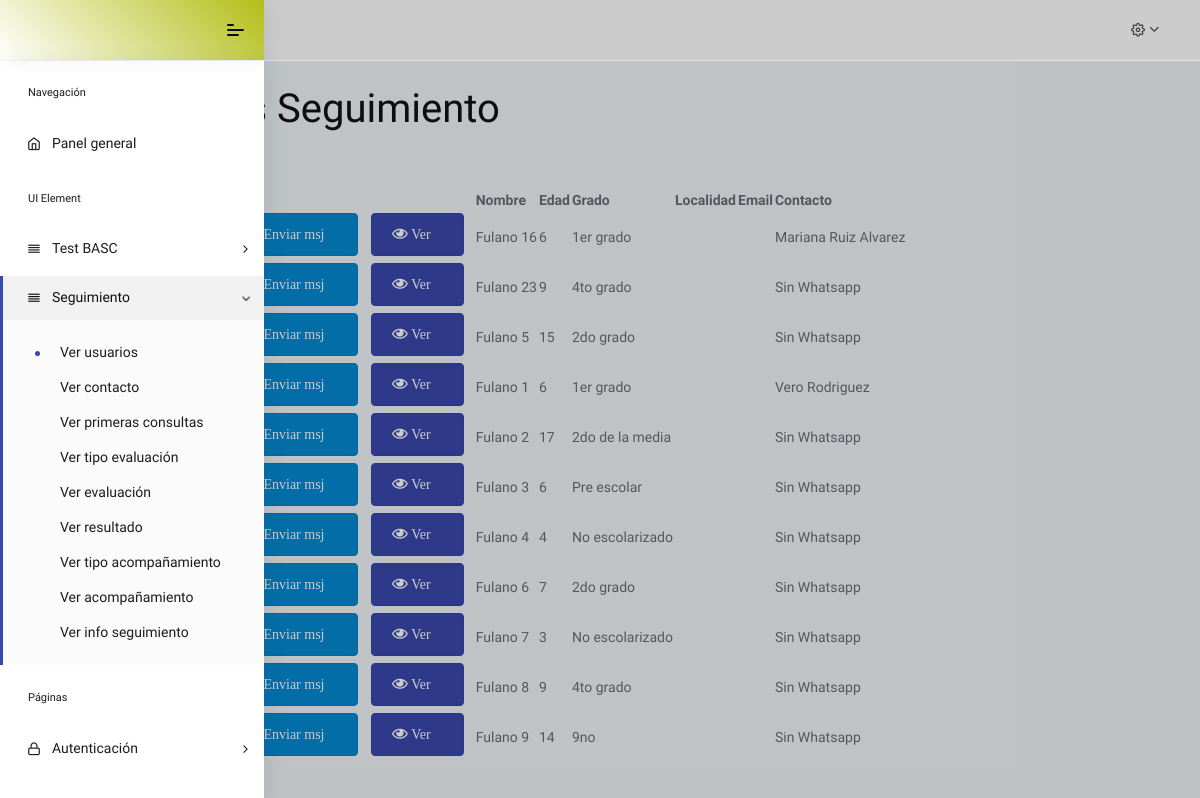
Page /all-usuario/ (signed in) on the committed database.
### models.py (models this page shows, shortened)
class ContactoSegUser(db.Model, UserMixin):
    __tablename__ = 'contacto_user'
    id = db.Column(Integer, primary_key=True)
    nombre = db.Column(String(length=50), nullable=False)
    telefono = db.Column(String(length=40))

class SegUser(db.Model, UserMixin):
    __tablename__= 'seguimiento_user'
    id = db.Column(Integer, primary_key=True)
    nombre = db.Column(String(length=50), nullable=False)
    edad = db.Column(Integer)
    grado = db.Column(String(length=40))
    localidad = db.Column(String(length=60))
    email = db.Column(String(length=150))
    carpeta = db.Column(String(length=150))
    status = db.Column(Boolean, default=True)
    id_contacto = db.Column(Integer, ForeignKey('contacto_user.id'))
    contacto = db.relationship('ContactoSegUser', backref='seguimiento_user', lazy=True)

### app.py (the view)
@app.route('/all-usuario/',  methods=["GET"])
@login_required
def all_usuario():
    users = SegUser.query.all()
    contactos = [(b.id, b.nombre, b.telefono) for b in ContactoSegUser.query.all()]
    return render_template('all_usuario.html',
                           users=users, contactos=contactos)

### app.py (called while the page is built)
@login_manager.user_loader
def load_user(user_id):
    return Usuarios.get_by_id(int(user_id))

### models.py (called while the page is built)
    @staticmethod
    def get_by_id(id):
        return Usuarios.query.get(id)

### templates/all_usuario.html (shortened to what this page needs)
{% extends 'base2.html' %}
{% block body %}
<div class="container">
    <h1 class="h1 align-items-center">Usuarios Seguimiento</h1>
    <a class="btn btn-primary" href="{{ url_for('usuario') }}" role="button">Añadir usuario</a>
    <table
          id="table"
          data-pagination="true"
          data-search="true"
          data-toggle="table"
          data-show-columns="true"
          data-locale="es-PY"
          data-show-columns-toggle-all="true"
    >
        <thead>
            <th>Acciones</th>
            <th data-sortable="true">Nombre</th>
            <th data-sortable="true">Edad</th>
            <th data-sortable="true">Grado</th>
            <th data-sortable="true">Localidad</th>
            <th data-sortable="true">Email</th>
            <th data-sortable="true">Contacto</th>
        </thead>
        <tbody>
        {% for user in users %}
        <tr>
                <td>
                {% for contact in contactos %}
                {% if contact[0] == user.id_contacto %}
                    <a href="{{ url_for('edit_usuario',u1_id=user.id) }}" class="btn btn-success btn-circle" role="button" ><i class="far fa-edit">Editar</i></a>
                    <a href="https://wa.me/{{contact[2]}}" class="btn btn-info btn-circle" role="button" ><i class="far fa-id-badge"> Enviar msj</i></a>
                    <a href="{{ url_for('seguimiento',s1_id=user.id) }}" class="btn btn-primary btn-circle" role="button" ><i class="far fa-eye"> Ver</i></a>
                </td>
                <td>{{user.nombre}}</td>
                <td>{{user.edad}}</td>
                <td>{{user.grado}}</td>
                <td>{{user.localidad}}</td>
                <td>{{user.email}}</td>
                <td>
                            {{ contact[1] }}
                {% endif %}
                {% endfor %}
                </td>
        </tr>
        {% endfor %}
        </tbody>
    </table>
</div>
{% endblock %}

### templates/base2.html (shortened to what this page needs)
<!DOCTYPE html>
<html lang="es">
<head>
	{% block head %}
	<link rel="stylesheet" href="../static/fonts/fontawesome/css/fontawesome-all.min.css">
	<link rel="stylesheet" href="../static/plugins/animation/css/animate.min.css">
	<link rel="stylesheet" href="../static/css/style.css">
  <link href="https://unpkg.com/bootstrap-table@1.19.1/dist/bootstrap-table.min.css" rel="stylesheet">
	{% endblock %}
</head>
<body class="">
   {% block navigation %}
	<nav class="pcoded-navbar menupos-fixed menu-light brand-blue ">
		<div class="navbar-wrapper ">
			<div class="navbar-brand header-logo">
				<a href="{{ url_for('inicio') }}" class="b-brand">
				</a>
				<a class="mobile-menu" id="mobile-collapse" href="#!"><span></span></a>
			</div>
			<div class="navbar-content scroll-div">
				<ul class="nav pcoded-inner-navbar">
					<li class="nav-item pcoded-menu-caption">
						<label>Navegación</label>
					</li>
					<li class="nav-item">
						<a href="{{ url_for('inicio') }}" class="nav-link"><span class="pcoded-micon"><i class="feather icon-home"></i></span><span class="pcoded-mtext">Panel general</span></a>
					</li>
					<li class="nav-item pcoded-menu-caption">
						<label>UI Element</label>
					</li>
					<li class="nav-item pcoded-hasmenu">
						<a href="#!" class="nav-link"><span class="pcoded-micon"><i class="feather icon-align-justify"></i></span><span class="pcoded-mtext">Test BASC</span></a>
					</li>
					{% if current_user.is_admin %}
						<li class="nav-item pcoded-hasmenu">
							<a href="#!" class="nav-link"><span class="pcoded-micon"><i class="feather icon-align-justify"></i></span><span class="pcoded-mtext">Seguimiento</span></a>
							<ul class="pcoded-submenu">
								<li class=""><a href="{{ url_for('all_usuario') }}" class="">Ver usuarios</a></li>
								<li class=""><a href="{{ url_for('all_contacto') }}" class="">Ver contacto</a></li>
								<li class=""><a href="{{ url_for('all_consulta') }}" class="">Ver primeras consultas</a></li>
								<li class=""><a href="{{ url_for('all_tipo') }}" class="">Ver tipo evaluación</a></li>
								<li class=""><a href="{{ url_for('all_evaluacion') }}" class="">Ver evaluación</a></li>
								<li class=""><a href="{{ url_for('all_resultado') }}" class="">Ver resultado</a></li>
								<li class=""><a href="{{ url_for('all_tipo_acomp') }}" class="">Ver tipo acompañamiento</a></li>
								<li class=""><a href="{{ url_for('all_acomp') }}" class="">Ver acompañamiento</a></li>
								<li class=""><a href="{{ url_for('all_info') }}" class="">Ver info seguimiento</a></li>
							</ul>
						</li>
					{% endif %}
					<li class="nav-item pcoded-menu-caption">
						<label>Páginas</label>
					</li>
					<li class="nav-item pcoded-hasmenu">
						<a href="#!" class="nav-link"><span class="pcoded-micon"><i class="feather icon-lock"></i></span><span class="pcoded-mtext">Autenticación</span></a>
					</li>
				</ul>
			</div>
		</div>
	</nav>
	{% endblock %}
	{% block header %}
	<header class="navbar pcoded-header navbar-expand-lg navbar-light headerpos-fixed">
		<div class="collapse navbar-collapse">
			<ul class="navbar-nav ml-auto">
				<li>
					<div class="dropdown drp-user">
						<a href="#" class="dropdown-toggle" data-toggle="dropdown">
							<i class="icon feather icon-settings"></i>
						</a>
					</div>
				</li>
			</ul>
		</div>
	</header>
	{% endblock %}
	{% block content %}
	<div class="pcoded-main-container">
		<div class="pcoded-wrapper">
			<div class="pcoded-content">
				<div class="pcoded-inner-content">
					<div class="main-body">
						{% block body %}{% endblock %}
					</div>
				</div>
			</div>
		</div>
	</div>
	{% endblock %}
</body>
</html>

### templates/base2.html (style rules this page uses)
.b-brand { padding: 10px 25px 10px 2px; }

### rows in the picture
SegUser: nombre "Fulano 16", edad "6", grado "1er grado"
ContactoSegUser: nombre "Mariana Ruiz Alvarez"
SegUser: nombre "Fulano 23", edad "9", grado "4to grado"
ContactoSegUser: nombre "Sin Whatsapp"
SegUser: nombre "Fulano 5", edad "15", grado "2do grado"
SegUser: nombre "Fulano 1", edad "6", grado "1er grado"
ContactoSegUser: nombre "Vero Rodriguez"
SegUser: nombre "Fulano 2", edad "17", grado "2do de la media"
SegUser: nombre "Fulano 3", edad "6", grado "Pre escolar"
SegUser: nombre "Fulano 4", edad "4", grado "No escolarizado"
SegUser: nombre "Fulano 6", edad "7", grado "2do grado"
SegUser: nombre "Fulano 7", edad "3", grado "No escolarizado"
SegUser: nombre "Fulano 8", edad "9", grado "4to grado"
SegUser: nombre "Fulano 9", edad "14", grado "9no"
